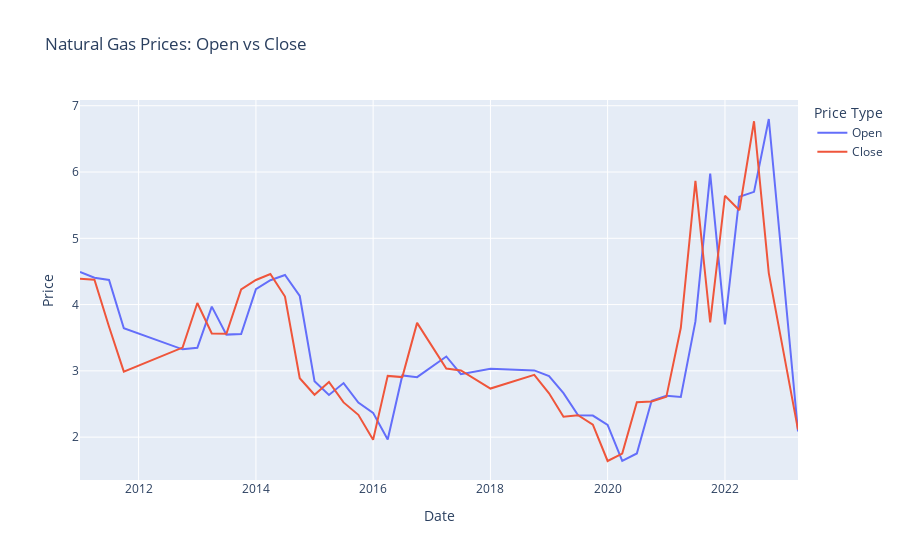

Here is the notebook cell this chart was saved with:
### Code cell
# Creating a line plot of natural gas prices over time.
# Both 'Open' and 'Close' prices are plotted against the date to observe trends and fluctuations.
fig = px.line(natgas_df, x='Date', y=['Open', 'Close'], labels={'value': 'Price', 'variable': 'Price Type'}, title='Natural Gas Prices: Open vs Close')
fig.update_layout(xaxis_title="Date", yaxis_title="Price")
fig.show()
